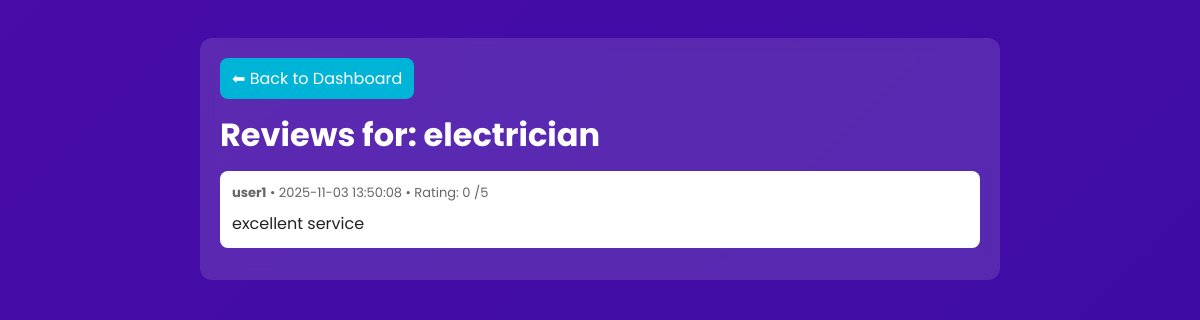
The page /views.php?service_id=6 (signed in) on the database its author committed.
### tables this page shows
CREATE TABLE `services` (
  `service_id` int(11) NOT NULL,
  `provider_id` int(11) DEFAULT NULL,
  `title` varchar(100) DEFAULT NULL,
  `description` text,
  `price` decimal(10,2) DEFAULT NULL,
  `status` enum('active','inactive') DEFAULT 'active',
  `created_at` datetime DEFAULT CURRENT_TIMESTAMP
);

CREATE TABLE `reviews` (
  `review_id` int(11) NOT NULL,
  `booking_id` int(11) DEFAULT NULL,
  `user_id` int(11) DEFAULT NULL,
  `rating` int(11) DEFAULT NULL,
  `comment` text,
  `created_at` timestamp NOT NULL DEFAULT CURRENT_TIMESTAMP
);

CREATE TABLE `users` (
  `user_id` int(11) NOT NULL,
  `name` varchar(100) NOT NULL,
  `email` varchar(100) NOT NULL,
  `password` varchar(255) NOT NULL,
  `phone` varchar(15) DEFAULT NULL,
  `address` text,
  `created_at` timestamp NOT NULL DEFAULT CURRENT_TIMESTAMP
);

### views.php (the view, shortened to what this page needs)
<?php
include('includes/db.php');
$service_id = $_POST['service_id'] ?? $_GET['service_id'] ?? null;
$sq = "SELECT * FROM services WHERE service_id = '".mysqli_real_escape_string($conn,$service_id)."' LIMIT 1";
$sr = mysqli_query($conn,$sq);
$service = mysqli_fetch_assoc($sr);
$q = "
SELECT r.*, u.name as username
FROM reviews r
JOIN bookings b ON r.booking_id = b.booking_id
JOIN users u ON b.user_id = u.user_id
WHERE b.service_id = '".mysqli_real_escape_string($conn,$service_id)."'
ORDER BY r.created_at DESC
";
$res = mysqli_query($conn,$q);
?>
<!doctype html>
<html>
<head>
</head>
<body>
<div class="box">
  <a class="back" href="provider_dashboard.php">⬅ Back to Dashboard</a>
  <h1>Reviews for: <?=htmlspecialchars($service['title'] ?? 'Service')?></h1>
  <?php if ($res && mysqli_num_rows($res) > 0): ?>
    <?php while($r = mysqli_fetch_assoc($res)): ?>
      <div class="review">
        <div class="meta"><strong><?=htmlspecialchars($r['username'])?></strong> • <?=htmlspecialchars($r['created_at'])?> • Rating: <?=intval($r['rating'])?> /5</div>
        <div><?=nl2br(htmlspecialchars($r['comment']))?></div>
      </div>
    <?php endwhile; ?>
  <?php else: ?>
    <p class="norev">No reviews yet for this service.</p>
  <?php endif; ?>
</div>
</body>
</html>

### views.php (style rules this page uses)
body { font-family:'Poppins',sans-serif;background:linear-gradient(135deg,#480ca8,#3a0ca3);color:#fff;min-height:100vh;padding:30px }
.box { max-width:760px;margin:auto;background:rgba(255,255,255,0.12);padding:20px;border-radius:12px;backdrop-filter:blur(8px) }
h1 { margin:0 0 12px }
.back { display:inline-block;padding:8px 12px;background:#00b4d8;color:#fff;border-radius:8px;text-decoration:none;margin-bottom:12px }
.review { background:#fff;padding:12px;border-radius:8px;color:#222;margin-bottom:12px }
.meta { font-size:13px;color:#666;margin-bottom:8px }

### rows shown on the page
services: title "electrician"
reviews: user.name "user1", created_at "2025-11-03 13:50:08", rating "0", comment "excellent service"
